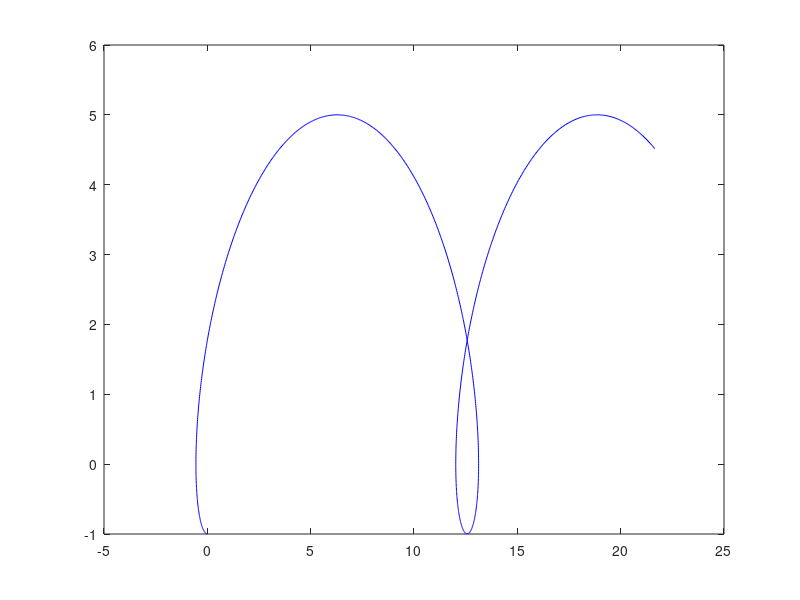
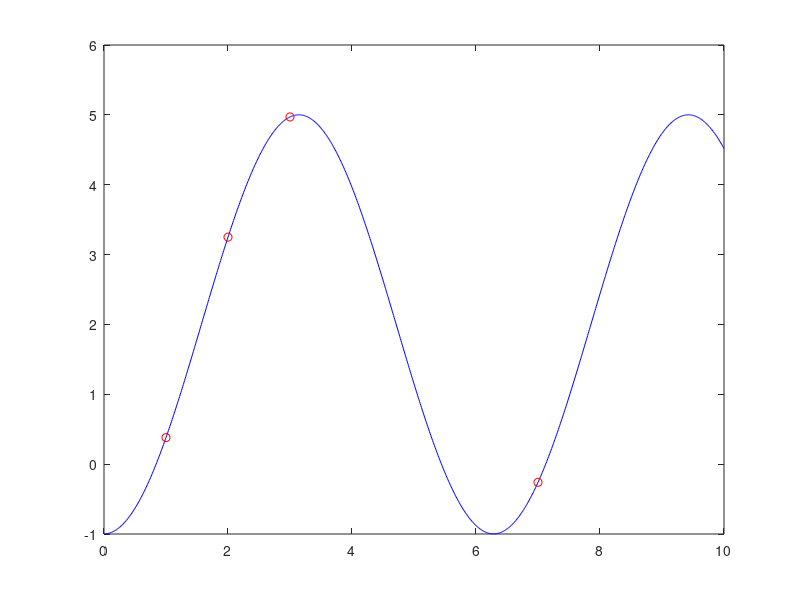

MATLAB code to generate these figures, in order:
clear all;
clc;

pbar=[0;0];
Gp=10000*eye(2);
y=[0.38;3.25;4.97;-0.26];
t=[1;2;3;7];

C=[1 -cos(t(1));1 -cos(t(2));1 -cos(t(3));1 -cos(t(4))];
Gbeta=0.01*eye(4);
ytilde=y-C*pbar;
Gy=C*Gp*C'+Gbeta;
K=Gp*C'*inv(Gy);
phat=pbar+K*ytilde;
Geps=Gp-K*C*Gp;

t1=0:0.01:10;
x1=phat(1)*t1-phat(2)*sin(t1);
y1=phat(1)   -phat(2)*cos(t1);
plot(x1,y1,'blue');

figure(2)
plot(t1,y1,'blue');hold on;
plot(t,y,'ored');












